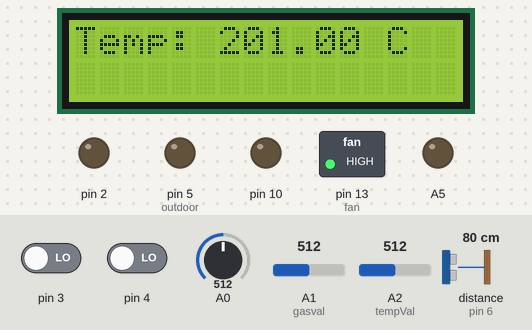
Simulated run of this sketch. Board: Arduino Uno, built with avr-gcc and run on an emulated ATmega328P. Shown: 16×2 character LCD, switched loads named in the sketch (green lamp = pin HIGH), output pins drawn as LEDs (lit = HIGH). Wiring (inferred from the names in the program): ultrasonic range finder: trigger pin 7; echo pin 6. The inputs (shaded band) are chosen by the test bench; at power-on: A2 (tempVal) = 512, distance to the obstacle (sensor on pin 6) 80 cm, A1 (gasval) = 512, A0 = 512, pin 3 LOW, pin 4 LOW. The echo pulse lasts 58.3 µs per cm; pins used as bus, display or sensor lines are not drawn; what the sketch prints to the serial monitor is not drawn.

Above: at 1.2 s.
1.3 s: A2 (tempVal) set to 154
At 5.8 s:
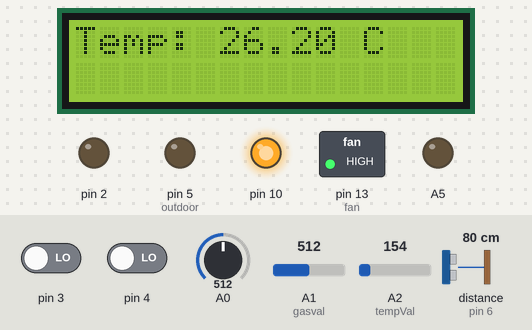
6.6 s: A2 (tempVal) set to 141
At 10.3 s:
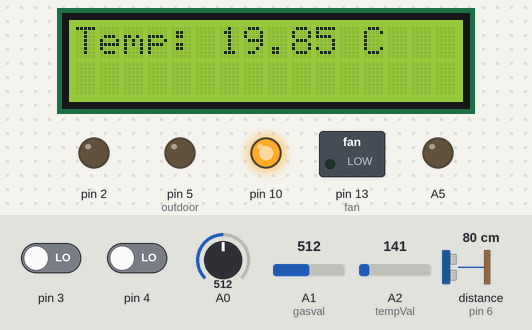
11.9 s: distance to the obstacle (sensor on pin 6) set to 97 cm
17.2 s: distance to the obstacle (sensor on pin 6) set to 108 cm
At 20.1 s:
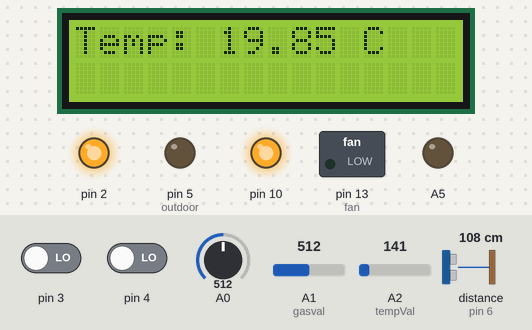
22.5 s: A1 (gasval) set to 488
At 26.6 s:
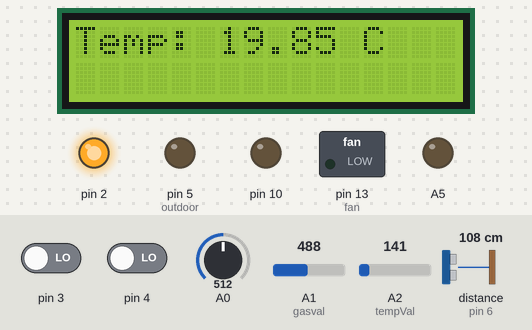
27.8 s: A0 set to 306
At 33.4 s:
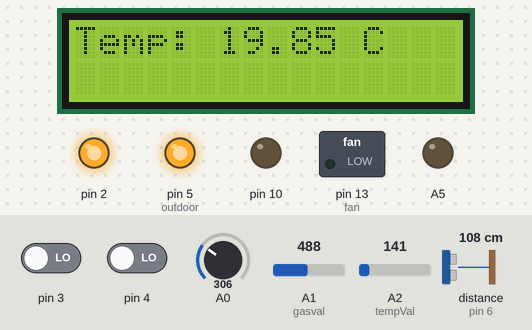
Timing chart, 0 to 34.8 s (numbered marks = the images above; inputs shaded):
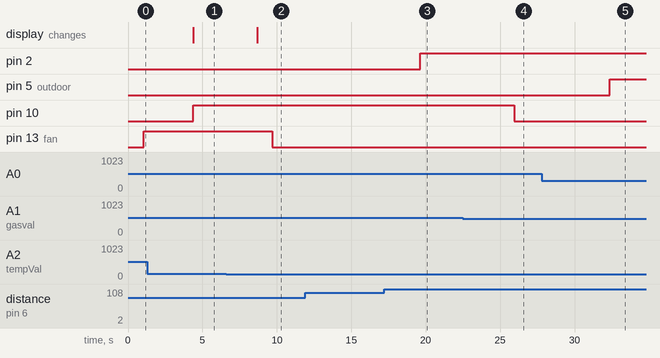

Measured:
- the behaviour switches between 148 and 147 on A2 (tempVal) (found by bisection; images 1 and 2)
- the behaviour switches between 102 and 103 cm on distance to the obstacle (sensor on pin 6) (found by bisection; images 2 and 3)
- the behaviour switches between 501 and 500 on A1 (gasval) (found by bisection; images 3 and 4)
- after the input at 1.3 s, the display: changes after 3.1 s (image 1)
- after the input at 6.6 s, pin 13 (fan): HIGH → LOW after 3.1 s; the display: changes after 2.1 s (image 2)
- after the input at 11.9 s, every drawn part: stays the same
- after the input at 17.2 s, pin 2: LOW → HIGH after 2.4 s
- after the input at 22.5 s, pin 10: HIGH → LOW after 3.4 s
- after the input at 27.8 s, pin 5 (outdoor): LOW → HIGH after 4.6 s

The sketch:

Home_Automation_Project.ino
```cpp
#include <LiquidCrystal.h>
int tempVal = A2;
int fan = 13;
int gasval = A1;
int Gas_Value;

int AmbSen = 0;
int outdoor = 5;

long distance;
int duration;

int Burglar = 0;

int trig=7;
int echo=6;

LiquidCrystal lcd(12, 11, 9, 8, A3, A4);

//int count = 0;

void setup()
{
  Serial.begin(9600);
  lcd.begin(16,2);
  pinMode(fan, OUTPUT);
  pinMode(outdoor, OUTPUT);
  pinMode(tempVal, INPUT);
  pinMode(A0, INPUT);
  pinMode(4, INPUT);
  pinMode(A5, OUTPUT);
  pinMode(A1, INPUT);
   pinMode(2, OUTPUT);
  pinMode(10, OUTPUT);
 pinMode(7, OUTPUT);
 pinMode(6, INPUT);
  attachInterrupt(digitalPinToInterrupt(3),stop,CHANGE);
}

void loop()
{
//  quakeState = digitalRead(quakePin);
//  autoswitcher();
    // Temperature Controlled Fan
  float temp = analogRead(A2);    //Read the analog pin
  temp = (temp * 0.48828125) - 49;   // convert output (mv) to readable celcius
  lcd.clear();
  lcd.print("Temp: ");
  lcd.print(temp);
  lcd.print(" C");
  Serial.print("Temperature: ");
  Serial.print(temp);

  Serial.println(" C");  //print the temperature status

  delay(1000);

  if(temp > 28)
  {
    digitalWrite(fan, HIGH);
    delay(100);
  }
   else if((temp > 23) && (temp < 28))
  {
    digitalWrite(fan, HIGH);
    delay(100);
  }
  else
  {
    digitalWrite(fan, LOW);
      Serial.print("Temperature: ");
     delay(100);
  }

// Automated Outdoor Light
AmbSen = analogRead(A0);
  Serial.print("Ambient value: ");
  Serial.println(AmbSen);
  delay(1000);
  if(AmbSen < 400)
  {

    digitalWrite(outdoor, HIGH);
    delay(100);
  }
  else
  {
    digitalWrite(outdoor, LOW);
    delay(100);
  }

  // Burglar Detection
  Burglar = digitalRead(4);
  if(Burglar == HIGH)
  {
    digitalWrite(A5, HIGH);
    delay(10000);
  }
  else
  {
    digitalWrite(A5, LOW);
    delay(100);
  }


  // Water Level Monitoring
 digitalWrite(7,HIGH);
 digitalWrite(7,LOW);
 duration=pulseIn(echo,HIGH);
 distance=duration*(0.034/2);
   if(distance>100)
{
 digitalWrite(2,HIGH);
  Serial.print("Distance of Water: ");
  Serial.println(distance);
 delay(1000);
}
  else
  {
    digitalWrite(2,LOW);
    Serial.print("Distance of Water: ");
    Serial.println(distance);
    delay(1000);
  }
  //to detect smoke
  Gas_Value = analogRead(gasval);
  Serial.print("Smoke Level: ");
  Serial.println(Gas_Value);
  delay(1000);
  if (Gas_Value > 500)
  {
    digitalWrite(10,HIGH);


  }
  else
  {
   digitalWrite(10,LOW);

  }

}


void stop()
{
  digitalWrite(A5,LOW);

  delay(100);
 }
```
